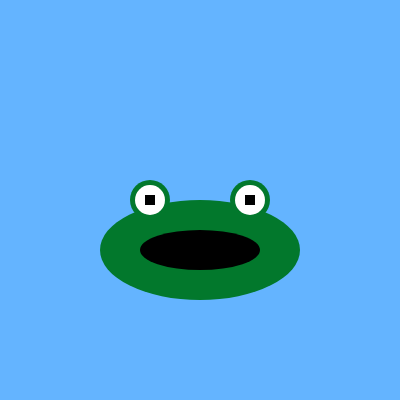
Frame 1 (no input)
Frame 2 (the mouse pressed at the canvas centre, redrawn once): identical to frame 1, image omitted

The p5.js sketch that drew this single still picture (run headless with seeded random() and noise() and a simulated clock; the mouse was pressed at the canvas centre and the sketch redrawn once):

// p5.js sketch
// ── sketch.js
function setup() {
    createCanvas(400, 400); 
    noLoop(); 
}

function draw() {
    // 5: Rana
    background(100, 180, 255); 
    var x = 200; 
    var y = 250; 
    noStroke(); 
    fill(2, 120, 44); 
    ellipse(x, y, 200, 100); 
    ellipse(x - 50, y - 50, 40, 40); 
    ellipse(x + 50, y - 50, 40, 40); 
    fill(255, 255, 255); 
    ellipse(x - 50, y - 50, 30, 30); 
    ellipse(x + 50, y - 50, 30, 30); 
    fill(0); 
    ellipse(x, y , 120, 40); 
    fill(0); 
    rect(x - 55,y - 55, 10, 10); 
    rect(x + 45,y - 55, 10, 10); 
}
